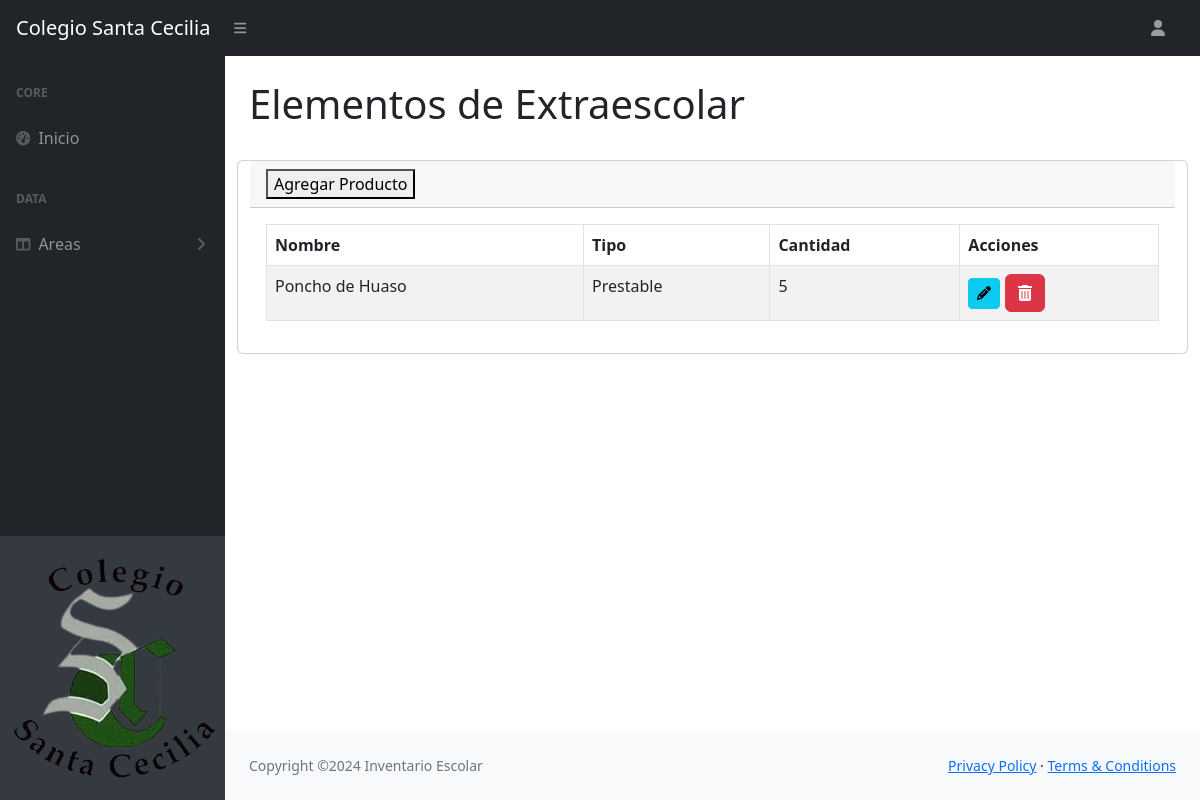
/Extraescolar/ (signed in), run on the app's committed database.
### Core/models.py (models this page shows, shortened)
class Extraescolar(models.Model):
    id_extraescolar = models.AutoField(primary_key=True)
    nombre_extraescolar = models.CharField(max_length=255)
    cantidad_extraescolar = models.IntegerField()
    tipo_extraescolar = models.CharField(max_length=255)

### Core/views.py (the view)
# urls.py: path('Extraescolar/', extraescolar, name='Extraescolar'),
def extraescolar(request):
    productos = Extraescolar.objects.all()
    data = {'productos': productos}
    return render(request,'Core/Extraescolar.html',data)

### Core/templates/Core/Extraescolar.html (shortened to what this page needs)
{% extends 'Core/index.html' %}
{% load static %}
{% block contenido %}
<div class="container-fluid px-4">
    <h1 class="mt-4">Elementos de Extraescolar</h1>
    <div class="row">
        <div class="card mb-4">
            <div class="card-header">
                <a href="{% url 'agregarE' %}" class="floating-btn">
                    <button class="custom-btn">Agregar Producto</button>
                </a>
            </div>
            <div class="card-body">
                <table id="extraescolarTable" class="table table-striped table-bordered">
                    <thead>
                        <tr>
                            <th>Nombre</th>
                            <th>Tipo</th>
                            <th>Cantidad</th>
                            <th>Acciones</th>
                        </tr>
                    </thead>
                    <tbody>
                        {% for producto in productos %}
                        <tr>
                            <td>{{ producto.nombre_extraescolar}}</td>
                            <td>{{ producto.tipo_extraescolar }}</td>
                            <td class="cantidad">{{ producto.cantidad_extraescolar }}</td>
                            <td><a href="{% url 'modificarE' id=producto.id_extraescolar %}" class="btn btn-info btn-sm" aria-label="Modificar producto {{ producto.nombre_extraescolar }}"><i class="fas fa-pencil-alt"></i></a>
                            <a href="{% url 'eliminarE' id=producto.id_extraescolar %}" class="btn btn-danger" aria-label="Eliminar producto {{ producto.nombre_extraescolar }}"><i class="fas fa-trash-alt"></i></a></td>
                        </tr>
                        {% empty %}
                        <tr>
                            <td colspan="4">No hay productos disponibles.</td>
                        </tr>
                        {% endfor %}
                    </tbody>
                </table>
            </div>
        </div>
    </div>
</div>
{% endblock %}

### data on the page
Extraescolar: nombre_extraescolar "Poncho de Huaso", tipo_extraescolar "Prestable", cantidad_extraescolar "5"
